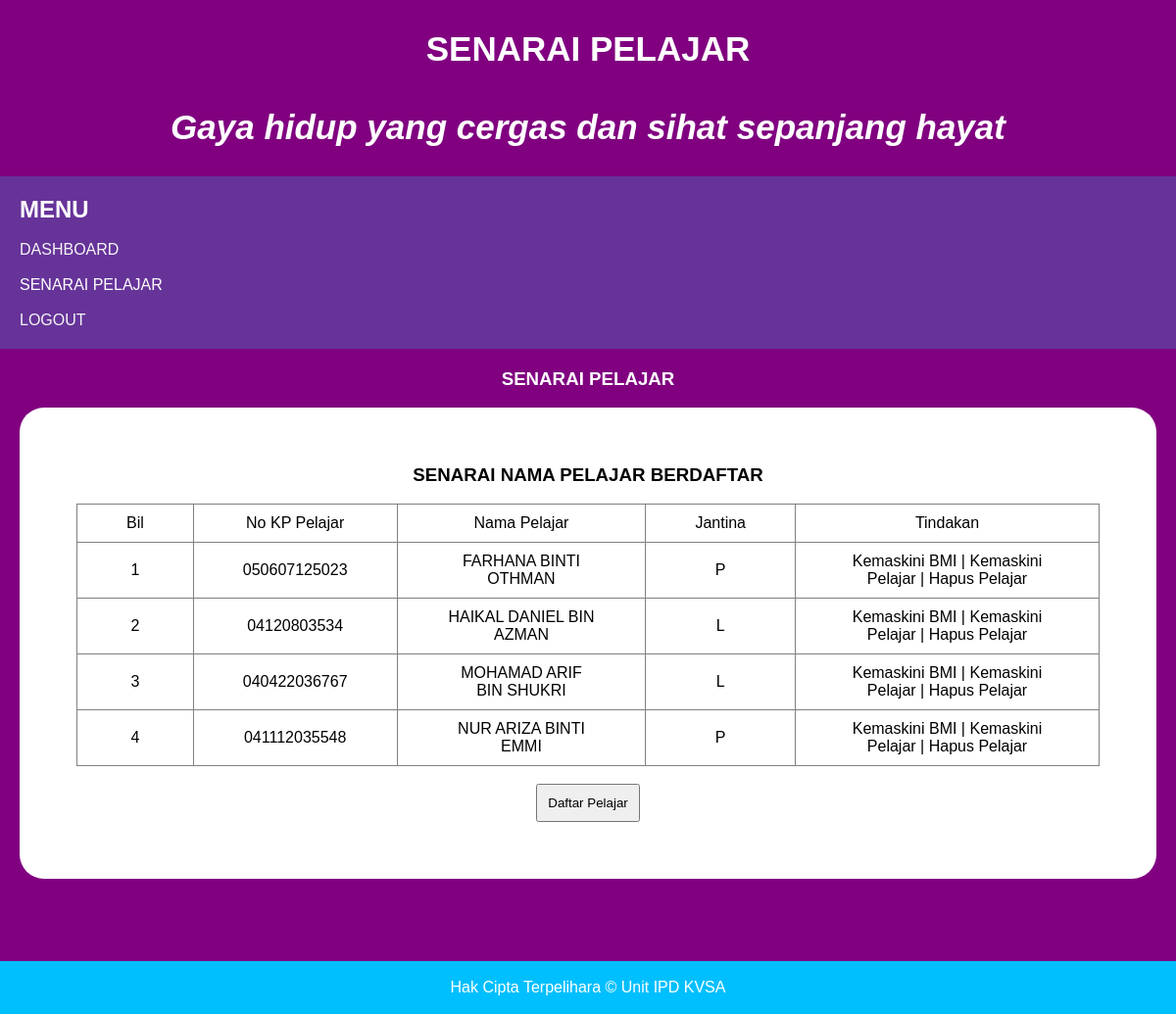
The app's page /senarai_semua_pelajar.php (signed in) with its own data.
### tables this page shows
CREATE TABLE `tblpelajar` (
  `IDPELAJAR` varchar(12) NOT NULL,
  `NAMA` varchar(30) NOT NULL,
  `JANTINA` varchar(2) NOT NULL
);

### senarai_semua_pelajar.php (the view, shortened to what this page needs)
<?php
include 'connection.php';
?>
<!DOCTYPE html>
<html>
<head>
    <link rel="stylesheet" type="text/css" href="style.css">
</head>
<body>
<header>SENARAI PELAJAR<br>
<center><i>Gaya hidup yang cergas dan sihat sepanjang hayat </i></center>
</header>
<section>
    <nav>
        <h2>
            MENU
        </h2>
        <ul>
            <li><a href="dashboard.php" style="color: whitesmoke;">DASHBOARD</a></li><br>
            <li><a href="senarai_semua_pelajar.php">SENARAI PELAJAR</a></li><br>&nbsp
            <li><a href="logout.php" style="color: whitesmoke;">LOGOUT</a></li><br>
        </ul>
    </nav>
    <article>
        <center><h1 class="title">SENARAI PELAJAR</h1></center>
        <div class="data">
            <center>
            <table  border="1" align="center">
                <h1>SENARAI NAMA PELAJAR BERDAFTAR</h1>
            <tr>
              <td width="20"> Bil</td>
              <td width="100"> No KP Pelajar</td>
              <td width="300"> Nama Pelajar</td>
              <td width="20"> Jantina</td>
              <td width="400"> Tindakan</td>
            </tr>
           <?php
          $dataPelajar = mysqli_query($conn,"Select * from tblpelajar ORDER BY nama ASC");
           $no=1;
           while($infoPelajar = mysqli_fetch_array($dataPelajar))
            {
            ?>
            <tr>
                <td> <?php echo $no;   ?></td>
                <td> <?php echo $infoPelajar['IDPELAJAR'];   ?></td>
                <td> <?php echo $infoPelajar['NAMA'];   ?></td>
                <td> <?php echo $infoPelajar['JANTINA'];   ?></td>
                <td>
                <a href="add_bmi.php?kemaskini_id=<?php echo $infoPelajar['IDPELAJAR']; ?>"
                onclick ="return confirm('Anda Pasti?')">Kemaskini BMI</a> |
                <a href="update_pelajar.php?kemaskini_id=<?php echo $infoPelajar['IDPELAJAR']; ?>"
                onclick ="return confirm('Anda Pasti?')">Kemaskini Pelajar</a> |
                <a href="delete_pelajar.php?kemaskini_id=<?php echo $infoPelajar['IDPELAJAR']; ?>"
                onclick ="return confirm('Anda Pasti?')">Hapus Pelajar</a>
            </td>
        </tr>
        <?php
        $no++;
           }?>
            </table>
            <center>
              <button><a href="add_pelajar.php">Daftar Pelajar</a></button>
            </center>
            </center></div><br>
    </article>
</section>
<footer>
    <p>Hak Cipta Terpelihara &copy Unit IPD KVSA</p>
</footer>
</body>
</html>

### style.css (style rules this page uses)
* { padding: 0; margin: 0; box-sizing: border-box; }
body { font-family: Arial, Hevitica, sans-serif; }
header { font-weight: bolder; background-color: purple; padding: 30px; text-align: center; font-size: 35px; color: white; }
.title { color: white; }
nav { width: 30; background: rebeccapurple; padding: 20px; color: white; }
nav ul { list-style-type: none; margin: 0; padding: 0; overflow: hidden; }
li a { text-decoration: none; color: white; float: left; }
article { padding: 20px; background: purple; }
.data { margin-bottom: 100px; border-radius: 25px; padding: 5%; background: white; }
section:after { background-color: purple; content: ""; display: table; clear: both; }
button { padding: 10px; }
button a,td a { color: black; text-decoration: none; }
table { text-align: center; border-collapse: collapse; }
td { padding-left: 50px; padding-right: 50px; padding-top: 10px; padding-bottom: 10px; }
footer { width: 100%; position: fixed; bottom: 0px; background-color: deepskyblue; padding: 18px; text-align: center; color: white; }

### records on screen
tblpelajar: IDPELAJAR "050607125023", NAMA "FARHANA BINTI OTHMAN", JANTINA "P"
tblpelajar: IDPELAJAR "04120803534", NAMA "HAIKAL DANIEL BIN AZMAN", JANTINA "L"
tblpelajar: IDPELAJAR "040422036767", NAMA "MOHAMAD ARIF BIN SHUKRI", JANTINA "L"
tblpelajar: IDPELAJAR "041112035548", NAMA "NUR ARIZA BINTI EMMI", JANTINA "P"
